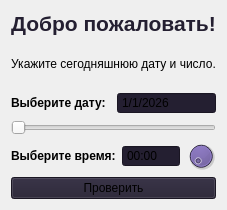
      <widget class="QWidget" name="page_2">
       <layout class="QGridLayout" name="gridLayout_5">
        <item row="4" column="0">
         <spacer name="verticalSpacer_6">
          <property name="orientation">
           <enum>Qt::Orientation::Vertical</enum>
          </property>
          <property name="sizeType">
           <enum>QSizePolicy::Policy::Maximum</enum>
          </property>
          <property name="sizeHint" stdset="0">
           <size>
            <width>20</width>
            <height>15</height>
           </size>
          </property>
         </spacer>
        </item>
        <item row="2" column="0">
         <spacer name="verticalSpacer_4">
          <property name="orientation">
           <enum>Qt::Orientation::Vertical</enum>
          </property>
          <property name="sizeType">
           <enum>QSizePolicy::Policy::Maximum</enum>
          </property>
          <property name="sizeHint" stdset="0">
           <size>
            <width>20</width>
            <height>15</height>
           </size>
          </property>
         </spacer>
        </item>
        <item row="1" column="0">
         <widget class="QLabel" name="welcomingLabel">
          <property name="sizePolicy">
           <sizepolicy hsizetype="MinimumExpanding" vsizetype="Fixed">
            <horstretch>0</horstretch>
            <verstretch>0</verstretch>
           </sizepolicy>
          </property>
          <property name="font">
           <font>
            <pointsize>16</pointsize>
            <bold>true</bold>
           </font>
          </property>
          <property name="styleSheet">
           <string notr="true">color: rgb(36, 31, 49)</string>
          </property>
          <property name="text">
           <string>Добро пожаловать!</string>
          </property>
          <property name="alignment">
           <set>Qt::AlignmentFlag::AlignCenter</set>
          </property>
          <property name="wordWrap">
           <bool>true</bool>
          </property>
          <property name="margin">
           <number>0</number>
          </property>
          <property name="openExternalLinks">
           <bool>false</bool>
          </property>
          <property name="textInteractionFlags">
           <set>Qt::TextInteractionFlag::NoTextInteraction</set>
          </property>
         </widget>
        </item>
        <item row="9" column="0">
         <widget class="QPushButton" name="dateTimeButton">
          <property name="sizePolicy">
           <sizepolicy hsizetype="Minimum" vsizetype="Maximum">
            <horstretch>0</horstretch>
            <verstretch>0</verstretch>
           </sizepolicy>
          </property>
          <property name="maximumSize">
           <size>
            <width>16777215</width>
            <height>25</height>
           </size>
          </property>
          <property name="styleSheet">
           <string notr="true">background-color: rgb(36, 31, 49)</string>
          </property>
          <property name="text">
           <string>Проверить</string>
          </property>
         </widget>
        </item>
        <item row="8" column="0">
         <layout class="QHBoxLayout" name="horizontalLayout_7">
          <item>
           <widget class="QLabel" name="chooseTimeLabel">
            <property name="sizePolicy">
             <sizepolicy hsizetype="Maximum" vsizetype="Maximum">
              <horstretch>0</horstretch>
              <verstretch>0</verstretch>
             </sizepolicy>
            </property>
            <property name="maximumSize">
             <size>
              <width>150</width>
              <height>25</height>
             </size>
            </property>
            <property name="font">
             <font>
              <bold>true</bold>
             </font>
            </property>
            <property name="text">
             <string>Выберите время:</string>
            </property>
           </widget>
          </item>
          <item>
           <widget class="QTimeEdit" name="timeEdit">
            <property name="focusPolicy">
             <enum>Qt::FocusPolicy::NoFocus</enum>
            </property>
            <property name="styleSheet">
             <string notr="true">background-color: rgb(36, 31, 49)</string>
            </property>
            <property name="readOnly">
             <bool>true</bool>
            </property>
            <property name="buttonSymbols">
             <enum>QAbstractSpinBox::ButtonSymbols::NoButtons</enum>
            </property>
            <property name="displayFormat">
             <string>hh:mm</string>
            </property>
           </widget>
          </item>
          <item>
           <widget class="QDial" name="timeDial">
            <property name="sizePolicy">
             <sizepolicy hsizetype="Maximum" vsizetype="Maximum">
              <horstretch>0</horstretch>
              <verstretch>0</verstretch>
             </sizepolicy>
            </property>
            <property name="maximumSize">
             <size>
              <width>30</width>
              <height>30</height>
             </size>
            </property>
            <property name="styleSheet">
             <string notr="true">background-color: rgb(36, 31, 49)</string>
            </property>
            <property name="maximum">
             <number>86399</number>
            </property>
           </widget>
          </item>
         </layout>
        </item>
        <item row="3" column="0">
         <widget class="QLabel" name="dateTaskLabel">
          <property name="sizePolicy">
           <sizepolicy hsizetype="Preferred" vsizetype="Maximum">
            <horstretch>0</horstretch>
            <verstretch>0</verstretch>
           </sizepolicy>
          </property>
          <property name="text">
           <string>Укажите сегодняшнюю дату и число.</string>
          </property>
          <property name="alignment">
           <set>Qt::AlignmentFlag::AlignCenter</set>
          </property>
         </widget>
        </item>
        <item row="5" column="0">
         <layout class="QVBoxLayout" name="verticalLayout_2">
          <item>
           <layout class="QHBoxLayout" name="horizontalLayout_6">
            <item>
             <widget class="QLabel" name="chooseDateLabel">
              <property name="sizePolicy">
               <sizepolicy hsizetype="Maximum" vsizetype="Maximum">
                <horstretch>0</horstretch>
                <verstretch>0</verstretch>
               </sizepolicy>
              </property>
              <property name="maximumSize">
               <size>
                <width>150</width>
                <height>25</height>
               </size>
              </property>
              <property name="font">
               <font>
                <bold>true</bold>
               </font>
              </property>
              <property name="text">
               <string>Выберите дату:</string>
              </property>
             </widget>
            </item>
            <item>
             <widget class="QDateEdit" name="dateEdit">
              <property name="focusPolicy">
               <enum>Qt::FocusPolicy::NoFocus</enum>
              </property>
              <property name="styleSheet">
               <string notr="true">background-color: rgb(36, 31, 49)</string>
              </property>
              <property name="readOnly">
               <bool>true</bool>
              </property>
              <property name="buttonSymbols">
               <enum>QAbstractSpinBox::ButtonSymbols::NoButtons</enum>
              </property>
              <property name="maximumDate">
               <date>
                <year>2026</year>
                <month>12</month>
                <day>31</day>
               </date>
              </property>
              <property name="minimumDate">
               <date>
                <year>2026</year>
                <month>1</month>
                <day>1</day>
               </date>
              </property>
              <property name="displayFormat">
               <string>d/M/yyyy</string>
              </property>
             </widget>
            </item>
           </layout>
          </item>
          <item>
           <widget class="QSlider" name="dateSlider">
            <property name="sizePolicy">
             <sizepolicy hsizetype="Expanding" vsizetype="Maximum">
              <horstretch>0</horstretch>
              <verstretch>0</verstretch>
             </sizepolicy>
            </property>
            <property name="minimum">
             <number>0</number>
            </property>
            <property name="maximum">
             <number>364</number>
            </property>
            <property name="value">
             <number>0</number>
            </property>
            <property name="orientation">
             <enum>Qt::Orientation::Horizontal</enum>
            </property>
           </widget>
          </item>
         </layout>
        </item>
       </layout>
      </widget>
